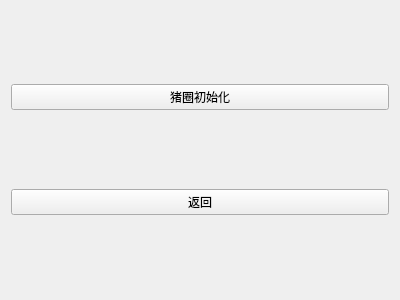
<?xml version="1.0" encoding="UTF-8"?>
<ui version="4.0">
 <class>Widget</class>
 <widget class="QWidget" name="Widget">
  <property name="geometry">
   <rect>
    <x>0</x>
    <y>0</y>
    <width>400</width>
    <height>300</height>
   </rect>
  </property>
  <property name="windowTitle">
   <string>Widget</string>
  </property>
  <layout class="QGridLayout" name="gridLayout">
   <item row="0" column="0">
    <widget class="QPushButton" name="b1">
     <property name="text">
      <string>猪圈初始化</string>
     </property>
    </widget>
   </item>
   <item row="1" column="0">
    <widget class="QPushButton" name="b">
     <property name="text">
      <string>返回</string>
     </property>
    </widget>
   </item>
  </layout>
 </widget>
 <layoutdefault spacing="6" margin="11"/>
 <resources/>
 <connections/>
</ui>
